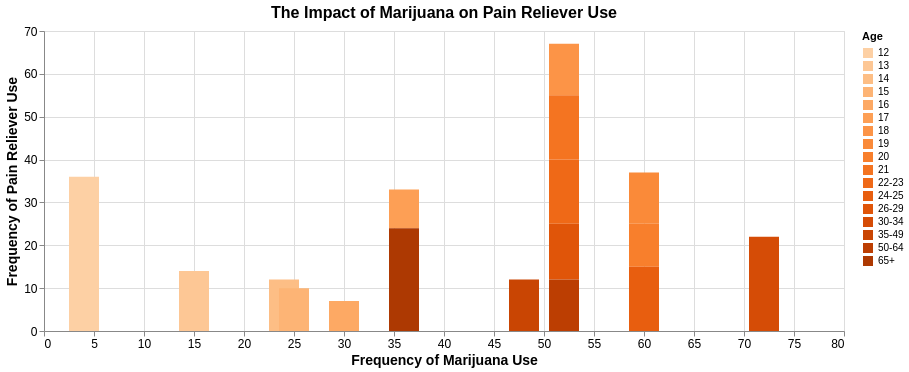

Notebook cell for this chart:
### Code cell
#Now we will do the same thing with marijuana for the last three visualizations
G4 = alt.Chart(data).encode(
x = alt.X("marijuana_frequency",title = "Frequency of Marijuana Use",axis=alt.Axis(labelAngle=0, labelFontSize=12, titleFontSize=14)),
y = alt.Y("pain_releiver_frequency",title = "Frequency of Pain Reliever Use",axis=alt.Axis(labelAngle=0, labelFontSize=12, titleFontSize=14)),
color = alt.Color('age',title = "Age",scale = alt.Scale(scheme = 'oranges')),
tooltip = ["marijuana_frequency","pain_releiver_frequency",'age']).interactive()

A = G4.properties(width = 800, height = 300, title = {'text':'The Impact of Marijuana on Pain Reliever Use', 'fontSize':16})
A.mark_bar(size = 30)

### Figure 1 — Vega-Lite specification as saved in the notebook (floating-point values rounded to 4 significant figures)
{"config": {"view": {"continuousWidth": 300, "continuousHeight": 300}}, "data": {"name": "data-e4294b6aa3051d35c736dcfaa76594c2"}, "mark": {"type": "bar", "size": 30}, "encoding": {"color": {"field": "age", "scale": {"scheme": "oranges"}, "title": "Age", "type": "nominal"}, "tooltip": [{"field": "marijuana_frequency", "type": "quantitative"}, {"field": "pain_releiver_frequency", "type": "quantitative"}, {"field": "age", "type": "nominal"}], "x": {"axis": {"labelAngle": 0, "labelFontSize": 12, "titleFontSize": 14}, "field": "marijuana_frequency", "title": "Frequency of Marijuana Use", "type": "quantitative"}, "y": {"axis": {"labelAngle": 0, "labelFontSize": 12, "titleFontSize": 14}, "field": "pain_releiver_frequency", "title": "Frequency of Pain Reliever Use", "type": "quantitative"}}, "height": 300, "params": [{"name": "param_1e9efca18e7a2868", "select": {"type": "interval", "encodings": ["x", "y"]}, "bind": "scales"}], "title": {"text": "The Impact of Marijuana on Pain Reliever Use", "fontSize": 16}, "width": 800, "$schema": "https://vega.github.io/schema/vega-lite/v6.4.1.json", "datasets": {"data-e4294b6aa3051d35c736dcfaa76594c2": [{"age": "12", "n": 2798, "alcohol_use": 3.9, "alcohol_frequency": 3.0, "marijuana_use": 1.1, "marijuana_frequency": 4.0, "cocaine_use": 0.1, "cocaine_frequency": "5.0", "crack_use": 0.0, "crack_frequency": "-", "heroin_use": 0.1, "heroin_frequency": "35.5", "hallucinogen_use": 0.2, "hallucinogen_frequency": 52.0, "inhalant_use": 1.6, "inhalant_frequency": "19.0", "pain_releiver_use": 2.0, "pain_releiver_frequency": 36.0, "oxycontin_use": 0.1, "oxycontin_frequency": "24.5", "tranquilizer_use": 0.2, "tranquilizer_frequency": 52.0, "stimulant_use": 0.2, "stimulant_frequency": 2.0, "meth_use": 0.0, "meth_frequency": "-", "sedative_use": 0.2, "sedative_frequency": 13.0}, {"age": "13", "n": 2757, "alcohol_use": 8.5, "alcohol_frequency": 6.0, "marijuana_use": 3.4, "marijuana_frequency": 15.0, "cocaine_use": 0.1, "cocaine_frequency": "1.0", "crack_use": 0.0, "crack_frequency": "3.0", "heroin_use": 0.0, "heroin_frequency": "-", "hallucinogen_use": 0.6, "hallucinogen_frequency": 6.0, "inhalant_use": 2.5, "inhalant_frequency": "12.0", "pain_releiver_use": 2.4, "pain_releiver_frequency": 14.0, "oxycontin_use": 0.1, "oxycontin_frequency": "41.0", "tranquilizer_use": 0.3, "tranquilizer_frequency": 25.5, "stimulant_use": 0.3, "stimulant_frequency": 4.0, "meth_use": 0.1, "meth_frequency": "5.0", "sedative_use": 0.1, "sedative_frequency": 19.0}, {"age": "14", "n": 2792, "alcohol_use": 18.1, "alcohol_frequency": 5.0, "marijuana_use": 8.7, "marijuana_frequency": 24.0, "cocaine_use": 0.1, "cocaine_frequency": "5.5", "crack_use": 0.0, "crack_frequency": "-", "heroin_use": 0.1, "heroin_frequency": "2.0", "hallucinogen_use": 1.6, "hallucinogen_frequency": 3.0, "inhalant_use": 2.6, "inhalant_frequency": "5.0", "pain_releiver_use": 3.9, "pain_releiver_frequency": 12.0, "oxycontin_use": 0.4, "oxycontin_frequency": "4.5", "tranquilizer_use": 0.9, "tranquilizer_frequency": 5.0, "stimulant_use": 0.8, "stimulant_frequency": 12.0, "meth_use": 0.1, "meth_frequency": "24.0", "sedative_use": 0.2, "sedative_frequency": 16.5}, {"age": "15", "n": 2956, "alcohol_use": 29.2, "alcohol_frequency": 6.0, "marijuana_use": 14.5, "marijuana_frequency": 25.0, "cocaine_use": 0.5, "cocaine_frequency": "4.0", "crack_use": 0.1, "crack_frequency": "9.5", "heroin_use": 0.2, "heroin_frequency": "1.0", "hallucinogen_use": 2.1, "hallucinogen_frequency": 4.0, "inhalant_use": 2.5, "inhalant_frequency": "5.5", "pain_releiver_use": 5.5, "pain_releiver_frequency": 10.0, "oxycontin_use": 0.8, "oxycontin_frequency": "3.0", "tranquilizer_use": 2.0, "tranquilizer_frequency": 4.5, "stimulant_use": 1.5, "stimulant_frequency": 6.0, "meth_use": 0.3, "meth_frequency": "10.5", "sedative_use": 0.4, "sedative_frequency": 30.0}, {"age": "16", "n": 3058, "alcohol_use": 40.1, "alcohol_frequency": 10.0, "marijuana_use": 22.5, "marijuana_frequency": 30.0, "cocaine_use": 1.0, "cocaine_frequency": "7.0", "crack_use": 0.0, "crack_frequency": "1.0", "heroin_use": 0.1, "heroin_frequency": "66.5", "hallucinogen_use": 3.4, "hallucinogen_frequency": 3.0, "inhalant_use": 3.0, "inhalant_frequency": "3.0", "pain_releiver_use": 6.2, "pain_releiver_frequency": 7.0, "oxycontin_use": 1.1, "oxycontin_frequency": "4.0", "tranquilizer_use": 2.4, "tranquilizer_frequency": 11.0, "stimulant_use": 1.8, "stimulant_frequency": 9.5, "meth_use": 0.3, "meth_frequency": "36.0", "sedative_use": 0.2, "sedative_frequency": 3.0}, {"age": "17", "n": 3038, "alcohol_use": 49.3, "alcohol_frequency": 13.0, "marijuana_use": 28.0, "marijuana_frequency": 36.0, "cocaine_use": 2.0, "cocaine_frequency": "5.0", "crack_use": 0.1, "crack_frequency": "21.0", "heroin_use": 0.1, "heroin_frequency": "64.0", "hallucinogen_use": 4.8, "hallucinogen_frequency": 3.0, "inhalant_use": 2.0, "inhalant_frequency": "4.0", "pain_releiver_use": 8.5, "pain_releiver_frequency": 9.0, "oxycontin_use": 1.4, "oxycontin_frequency": "6.0", "tranquilizer_use": 3.5, "tranquilizer_frequency": 7.0, "stimulant_use": 2.8, "stimulant_frequency": 9.0, "meth_use": 0.6, "meth_frequency": "48.0", "sedative_use": 0.5, "sedative_frequency": 6.5}, {"age": "18", "n": 2469, "alcohol_use": 58.7, "alcohol_frequency": 24.0, "marijuana_use": 33.7, "marijuana_frequency": 52.0, "cocaine_use": 3.2, "cocaine_frequency": "5.0", "crack_use": 0.4, "crack_frequency": "10.0", "heroin_use": 0.4, "heroin_frequency": "46.0", "hallucinogen_use": 7.0, "hallucinogen_frequency": 4.0, "inhalant_use": 1.8, "inhalant_frequency": "4.0", "pain_releiver_use": 9.2, "pain_releiver_frequency": 12.0, "oxycontin_use": 1.7, "oxycontin_frequency": "7.0", "tranquilizer_use": 4.9, "tranquilizer_frequency": 12.0, "stimulant_use": 3.0, "stimulant_frequency": 8.0, "meth_use": 0.5, "meth_frequency": "12.0", "sedative_use": 0.4, "sedative_frequency": 10.0}, {"age": "19", "n": 2223, "alcohol_use": 64.6, "alcohol_frequency": 36.0, "marijuana_use": 33.4, "marijuana_frequency": 60.0, "cocaine_use": 4.1, "cocaine_frequency": "5.5", "crack_use": 0.5, "crack_frequency": "2.0", "heroin_use": 0.5, "heroin_frequency": "180.0", "hallucinogen_use": 8.6, "hallucinogen_frequency": 3.0, "inhalant_use": 1.4, "inhalant_frequency": "3.0", "pain_releiver_use": 9.4, "pain_releiver_frequency": 12.0, "oxycontin_use": 1.5, "oxycontin_frequency": "7.5", "tranquilizer_use": 4.2, "tranquilizer_frequency": 4.5, "stimulant_use": 3.3, "stimulant_frequency": 6.0, "meth_use": 0.4, "meth_frequency": "105.0", "sedative_use": 0.3, "sedative_frequency": 6.0}, {"age": "20", "n": 2271, "alcohol_use": 69.7, "alcohol_frequency": 48.0, "marijuana_use": 34.0, "marijuana_frequency": 60.0, "cocaine_use": 4.9, "cocaine_frequency": "8.0", "crack_use": 0.6, "crack_frequency": "5.0", "heroin_use": 0.9, "heroin_frequency": "45.0", "hallucinogen_use": 7.4, "hallucinogen_frequency": 2.0, "inhalant_use": 1.5, "inhalant_frequency": "4.0", "pain_releiver_use": 10.0, "pain_releiver_frequency": 10.0, "oxycontin_use": 1.7, "oxycontin_frequency": "12.0", "tranquilizer_use": 5.4, "tranquilizer_frequency": 10.0, "stimulant_use": 4.0, "stimulant_frequency": 12.0, "meth_use": 0.9, "meth_frequency": "12.0", "sedative_use": 0.5, "sedative_frequency": 4.0}, {"age": "21", "n": 2354, "alcohol_use": 83.2, "alcohol_frequency": 52.0, "marijuana_use": 33.0, "marijuana_frequency": 52.0, "cocaine_use": 4.8, "cocaine_frequency": "5.0", "crack_use": 0.5, "crack_frequency": "17.0", "heroin_use": 0.6, "heroin_frequency": "30.0", "hallucinogen_use": 6.3, "hallucinogen_frequency": 4.0, "inhalant_use": 1.4, "inhalant_frequency": "2.0", "pain_releiver_use": 9.0, "pain_releiver_frequency": 15.0, "oxycontin_use": 1.3, "oxycontin_frequency": "13.5", "tranquilizer_use": 3.9, "tranquilizer_frequency": 7.0, "stimulant_use": 4.1, "stimulant_frequency": 10.0, "meth_use": 0.6, "meth_frequency": "2.0", "sedative_use": 0.3, "sedative_frequency": 9.0}, {"age": "22-23", "n": 4707, "alcohol_use": 84.2, "alcohol_frequency": 52.0, "marijuana_use": 28.4, "marijuana_frequency": 52.0, "cocaine_use": 4.5, "cocaine_frequency": "5.0", "crack_use": 0.5, "crack_frequency": "5.0", "heroin_use": 1.1, "heroin_frequency": "57.5", "hallucinogen_use": 5.2, "hallucinogen_frequency": 3.0, "inhalant_use": 1.0, "inhalant_frequency": "4.0", "pain_releiver_use": 10.0, "pain_releiver_frequency": 15.0, "oxycontin_use": 1.7, "oxycontin_frequency": "17.5", "tranquilizer_use": 4.4, "tranquilizer_frequency": 12.0, "stimulant_use": 3.6, "stimulant_frequency": 10.0, "meth_use": 0.6, "meth_frequency": "46.0", "sedative_use": 0.2, "sedative_frequency": 52.0}, {"age": "24-25", "n": 4591, "alcohol_use": 83.1, "alcohol_frequency": 52.0, "marijuana_use": 24.9, "marijuana_frequency": 60.0, "cocaine_use": 4.0, "cocaine_frequency": "6.0", "crack_use": 0.5, "crack_frequency": "6.0", "heroin_use": 0.7, "heroin_frequency": "88.0", "hallucinogen_use": 4.5, "hallucinogen_frequency": 2.0, "inhalant_use": 0.8, "inhalant_frequency": "2.0", "pain_releiver_use": 9.0, "pain_releiver_frequency": 15.0, "oxycontin_use": 1.3, "oxycontin_frequency": "20.0", "tranquilizer_use": 4.3, "tranquilizer_frequency": 10.0, "stimulant_use": 2.6, "stimulant_frequency": 10.0, "meth_use": 0.7, "meth_frequency": "21.0", "sedative_use": 0.2, "sedative_frequency": 17.5}, {"age": "26-29", "n": 2628, "alcohol_use": 80.7, "alcohol_frequency": 52.0, "marijuana_use": 20.8, "marijuana_frequency": 52.0, "cocaine_use": 3.2, "cocaine_frequency": "5.0", "crack_use": 0.4, "crack_frequency": "6.0", "heroin_use": 0.6, "heroin_frequency": "50.0", "hallucinogen_use": 3.2, "hallucinogen_frequency": 3.0, "inhalant_use": 0.6, "inhalant_frequency": "4.0", "pain_releiver_use": 8.3, "pain_releiver_frequency": 13.0, "oxycontin_use": 1.2, "oxycontin_frequency": "13.5", "tranquilizer_use": 4.2, "tranquilizer_frequency": 10.0, "stimulant_use": 2.3, "stimulant_frequency": 7.0, "meth_use": 0.6, "meth_frequency": "30.0", "sedative_use": 0.4, "sedative_frequency": 4.0}, {"age": "30-34", "n": 2864, "alcohol_use": 77.5, "alcohol_frequency": 52.0, "marijuana_use": 16.4, "marijuana_frequency": 72.0, "cocaine_use": 2.1, "cocaine_frequency": "8.0", "crack_use": 0.5, "crack_frequency": "15.0", "heroin_use": 0.4, "heroin_frequency": "66.0", "hallucinogen_use": 1.8, "hallucinogen_frequency": 2.0, "inhalant_use": 0.4, "inhalant_frequency": "3.5", "pain_releiver_use": 5.9, "pain_releiver_frequency": 22.0, "oxycontin_use": 0.9, "oxycontin_frequency": "46.0", "tranquilizer_use": 3.6, "tranquilizer_frequency": 8.0, "stimulant_use": 1.4, "stimulant_frequency": 12.0, "meth_use": 0.4, "meth_frequency": "54.0", "sedative_use": 0.4, "sedative_frequency": 10.0}, {"age": "35-49", "n": 7391, "alcohol_use": 75.0, "alcohol_frequency": 52.0, "marijuana_use": 10.4, "marijuana_frequency": 48.0, "cocaine_use": 1.5, "cocaine_frequency": "15.0", "crack_use": 0.5, "crack_frequency": "48.0", "heroin_use": 0.1, "heroin_frequency": "280.0", "hallucinogen_use": 0.6, "hallucinogen_frequency": 3.0, "inhalant_use": 0.3, "inhalant_frequency": "10.0", "pain_releiver_use": 4.2, "pain_releiver_frequency": 12.0, "oxycontin_use": 0.3, "oxycontin_frequency": "12.0", "tranquilizer_use": 1.9, "tranquilizer_frequency": 6.0, "stimulant_use": 0.6, "stimulant_frequency": 24.0, "meth_use": 0.2, "meth_frequency": "104.0", "sedative_use": 0.3, "sedative_frequency": 10.0}, {"age": "50-64", "n": 3923, "alcohol_use": 67.2, "alcohol_frequency": 52.0, "marijuana_use": 7.3, "marijuana_frequency": 52.0, "cocaine_use": 0.9, "cocaine_frequency": "36.0", "crack_use": 0.4, "crack_frequency": "62.0", "heroin_use": 0.1, "heroin_frequency": "41.0", "hallucinogen_use": 0.3, "hallucinogen_frequency": 44.0, "inhalant_use": 0.2, "inhalant_frequency": "13.5", "pain_releiver_use": 2.5, "pain_releiver_frequency": 12.0, "oxycontin_use": 0.4, "oxycontin_frequency": "5.0", "tranquilizer_use": 1.4, "tranquilizer_frequency": 10.0, "stimulant_use": 0.3, "stimulant_frequency": 24.0, "meth_use": 0.2, "meth_frequency": "30.0", "sedative_use": 0.2, "sedative_frequency": 104.0}, {"age": "65+", "n": 2448, "alcohol_use": 49.3, "alcohol_frequency": 52.0, "marijuana_use": 1.2, "marijuana_frequency": 36.0, "cocaine_use": 0.0, "cocaine_frequency": "-", "crack_use": 0.0, "crack_frequency": "-", "heroin_use": 0.0, "heroin_frequency": "120.0", "hallucinogen_use": 0.1, "hallucinogen_frequency": 2.0, "inhalant_use": 0.0, "inhalant_frequency": "-", "pain_releiver_use": 0.6, "pain_releiver_frequency": 24.0, "oxycontin_use": 0.0, "oxycontin_frequency": "-", "tranquilizer_use": 0.2, "tranquilizer_frequency": 5.0, "stimulant_use": 0.0, "stimulant_frequency": 364.0, "meth_use": 0.0, "meth_frequency": "-", "sedative_use": 0.0, "sedative_frequency": 15.0}]}}
